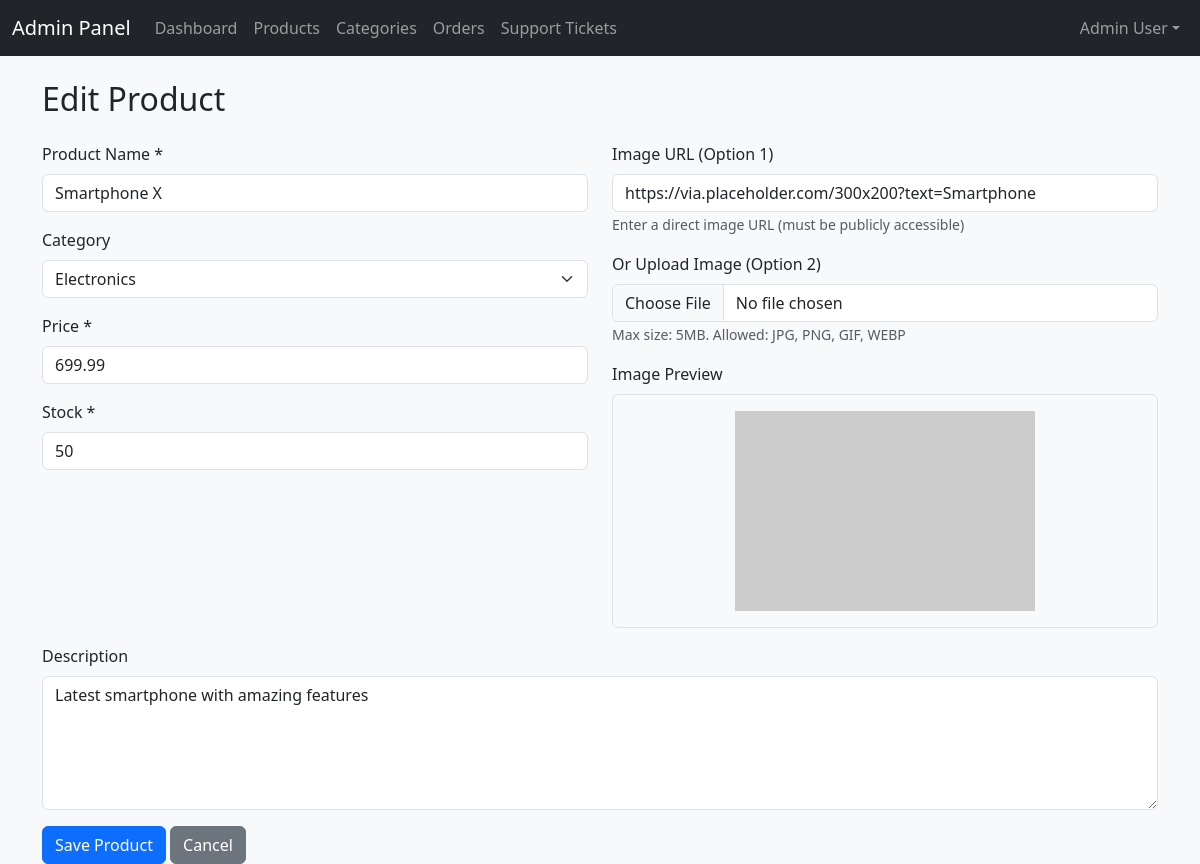
/admin/product-form.php?id=1 (signed in), run on the app's committed database.
### tables this page shows
CREATE TABLE products (
    id INT AUTO_INCREMENT PRIMARY KEY,
    category_id INT,
    name VARCHAR(200) NOT NULL,
    description TEXT,
    price DECIMAL(10,2) NOT NULL,
    stock INT NOT NULL DEFAULT 0,
    image_url VARCHAR(500),
    created_at TIMESTAMP DEFAULT CURRENT_TIMESTAMP,
    FOREIGN KEY (category_id) REFERENCES categories(id) ON DELETE SET NULL
);

CREATE TABLE categories (
    id INT AUTO_INCREMENT PRIMARY KEY,
    name VARCHAR(100) NOT NULL,
    slug VARCHAR(100) UNIQUE NOT NULL,
    description TEXT,
    created_at TIMESTAMP DEFAULT CURRENT_TIMESTAMP
);

### admin/product-form.php (the view, shortened to what this page needs)
<?php
require_once '../config/database.php';
$id = isset($_GET['id']) ? (int)$_GET['id'] : 0;
$product = null;
if ($id) {
    $stmt = $pdo->prepare("SELECT * FROM products WHERE id = ?");
    $stmt->execute([$id]);
    $product = $stmt->fetch();
}
$categories = $pdo->query("SELECT * FROM categories ORDER BY name")->fetchAll();
?>
<!DOCTYPE html>
<html lang="en">
<head>
<link href="https://cdn.jsdelivr.net/npm/bootstrap@5.3.0/dist/css/bootstrap.min.css" rel="stylesheet">
<link rel="stylesheet" href="../assets/css/style.css">
</head>
<body>
<?php include '../includes/admin-navbar.php'; ?>
<div class="container mt-4">
<h2><?php echo $id ? 'Edit' : 'Add'; ?> Product</h2>
<form method="POST" enctype="multipart/form-data" class="mt-4">
<div class="row">
<div class="col-md-6">
<div class="mb-3">
<label for="name" class="form-label">Product Name *</label>
<input type="text" class="form-control" id="name" name="name"
value="<?php echo htmlspecialchars($product['name'] ?? ''); ?>" required>
</div>
<div class="mb-3">
<label for="category_id" class="form-label">Category</label>
<select class="form-select" id="category_id" name="category_id">
<?php foreach ($categories as $category): ?>
<option value="<?php echo $category['id']; ?>"
<?php echo isset($product) && $product['category_id'] == $category['id'] ? 'selected' : ''; ?>>
<?php echo htmlspecialchars($category['name']); ?>
</option>
<?php endforeach; ?>
</select>
</div>
<div class="mb-3">
<label for="price" class="form-label">Price *</label>
<input type="number" step="0.01" class="form-control" id="price" name="price"
value="<?php echo $product['price'] ?? ''; ?>" required>
</div>
<div class="mb-3">
<label for="stock" class="form-label">Stock *</label>
<input type="number" class="form-control" id="stock" name="stock"
value="<?php echo $product['stock'] ?? '0'; ?>" required>
</div>
</div>
<div class="col-md-6">
<div class="mb-3">
<label for="image_url" class="form-label">Image URL (Option 1)</label>
<input type="url" class="form-control" id="image_url" name="image_url"
value="<?php echo htmlspecialchars($product['image_url'] ?? ''); ?>"
placeholder="https://example.com/image.jpg">
<small class="text-muted">Enter a direct image URL (must be publicly accessible)</small>
</div>
<div class="mb-3">
<label for="product_image" class="form-label">Or Upload Image (Option 2)</label>
<input type="file" class="form-control" id="product_image" name="product_image"
accept="image/jpeg,image/png,image/gif,image/webp">
<small class="text-muted">Max size: 5MB. Allowed: JPG, PNG, GIF, WEBP</small>
</div>
<div class="mb-3">
<label class="form-label">Image Preview</label>
<div id="imagePreview" class="border rounded p-3 text-center" style="min-height: 200px;">
<?php if (isset($product['image_url']) && $product['image_url']): ?>
<img src="<?php echo htmlspecialchars($product['image_url']); ?>"
style="max-width: 100%; max-height: 200px;"
alt="Current image">
<?php else: ?>
<div class="text-muted">No image preview available</div>
<?php endif; ?>
</div>
</div>
</div>
</div>
<div class="mb-3">
<label for="description" class="form-label">Description</label>
<textarea class="form-control" id="description" name="description" rows="5"><?php
echo htmlspecialchars($product['description'] ?? '');
?></textarea>
</div>
<button type="submit" class="btn btn-primary">Save Product</button>
<a href="products.php" class="btn btn-secondary">Cancel</a>
</form>
</div>
</body>
</html>

### assets/css/style.css (style rules this page uses)
:root { --primary-color: #0d6efd; --secondary-color: #6c757d; --success-color: #28a745; --danger-color: #dc3545; }
body { font-family: 'Segoe UI', Tahoma, Geneva, Verdana, sans-serif; background-color: #f8f9fa; min-height: 100vh; display: flex; flex-direction: column; }

### data on the page
products: name "Smartphone X", category_id "Electronics", price "699.99", stock "50", image_url "https://via.placeholder.com/300x200?text=Smartphone", description "Latest smartphone with amazing features"

### other printed values
$_SESSION['user_name'] "Admin User"
